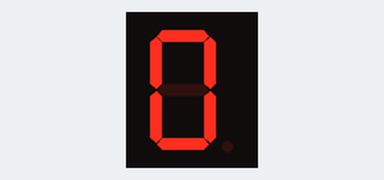
Simulated run of this sketch. Board: Arduino Uno, built with avr-gcc and run on an emulated ATmega328P. On the bench: 1-digit seven-segment display. Wiring (inferred from the names in the program): 1-digit 7-segment display, segments lit when HIGH: segments pin 3, pin 4, pin 5, pin 6, pin 7, pin 8, pin 9, pin 10. The segment pins are drawn as the display they are named for.

Above: at 0.1 s.
At 1.1 s:
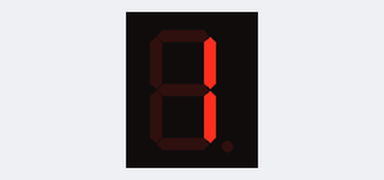
At 2.1 s:
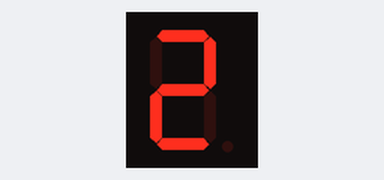
At 4.1 s:
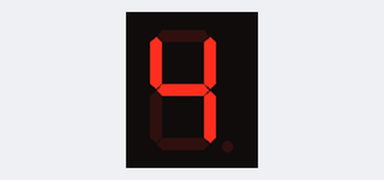
At 6.1 s:
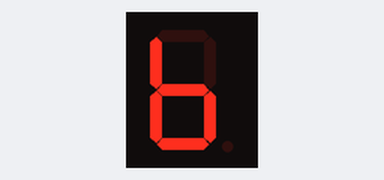
At 9.1 s:
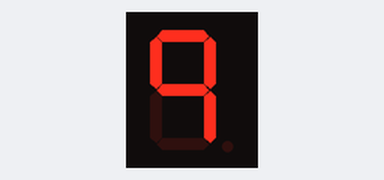

The sketch:

sietesegmentos.ino
```cpp
const int a = 3;
const int b = 4;
const int c = 5;
const int d = 6;
const int e = 7;
const int f = 8;
const int g = 9;
const int dp = 10;


void setup()
{
  pinMode(a, OUTPUT);
  pinMode(b, OUTPUT);
  pinMode(c, OUTPUT);
  pinMode(d, OUTPUT);
  pinMode(e, OUTPUT);
  pinMode(f, OUTPUT);
  pinMode(g, OUTPUT);
  pinMode(dp, OUTPUT);
}

void loop()
{
cero();
delay(1000);
uno();
delay(1000);
dos();
delay(1000);
tres();
delay(1000);
cuatro();
delay(1000);
cinco();
delay(1000);
seis();
delay(1000);
siete();
delay(1000);
ocho();
delay(1000);
nueve();
delay(1000);
}


void apagartodo(){
digitalWrite(a, LOW);
digitalWrite(b, LOW);
digitalWrite(c, LOW);
digitalWrite(d, LOW);
digitalWrite(e, LOW);
digitalWrite(f, LOW);
digitalWrite(g, LOW);
digitalWrite(dp, LOW);
  }

void cero(){
  apagartodo();
  digitalWrite(a, HIGH);
  digitalWrite(b, HIGH);
  digitalWrite(c, HIGH);
  digitalWrite(d, HIGH);
  digitalWrite(e, HIGH);
  digitalWrite(f, HIGH);
  }

void uno(){
  apagartodo();
  digitalWrite(b, HIGH);
  digitalWrite(c, HIGH);
  }

void dos(){
  apagartodo();
  digitalWrite(a, HIGH);
  digitalWrite(b, HIGH);
  digitalWrite(g, HIGH);
  digitalWrite(e, HIGH);
  digitalWrite(d, HIGH);
  }

void tres(){
  apagartodo();
  digitalWrite(a, HIGH);
  digitalWrite(b, HIGH);
  digitalWrite(g, HIGH);
  digitalWrite(c, HIGH);
  digitalWrite(d, HIGH);
  }

void cuatro(){
  apagartodo();
  digitalWrite(f, HIGH);
  digitalWrite(g, HIGH);
  digitalWrite(b, HIGH);
  digitalWrite(c, HIGH);
    }

void cinco(){
  apagartodo();
  digitalWrite(a, HIGH);
  digitalWrite(f, HIGH);
  digitalWrite(g, HIGH);
  digitalWrite(c, HIGH);
  digitalWrite(d, HIGH);
  }

void seis(){
  apagartodo();
  digitalWrite(f, HIGH);
  digitalWrite(g, HIGH);
  digitalWrite(e, HIGH);
  digitalWrite(d, HIGH);
  digitalWrite(c, HIGH);
  }

void siete(){
  apagartodo();
  digitalWrite(a, HIGH);
  digitalWrite(b, HIGH);
  digitalWrite(c, HIGH);
  }

void ocho(){
  apagartodo();
  digitalWrite(a, HIGH);
  digitalWrite(b, HIGH);
  digitalWrite(c, HIGH);
  digitalWrite(d, HIGH);
  digitalWrite(e, HIGH);
  digitalWrite(f, HIGH);
  digitalWrite(g, HIGH);
    }

void nueve(){
  apagartodo();
  digitalWrite(a, HIGH);
  digitalWrite(b, HIGH);
  digitalWrite(c, HIGH);
  digitalWrite(f, HIGH);
  digitalWrite(g, HIGH);
    }
```

Measured:
- by itself, everything shown: repeats every 10.0 s, in 10 steps
- what the display in image 1 shows lasts 1.0 s, from 1.0 s to 2.0 s
